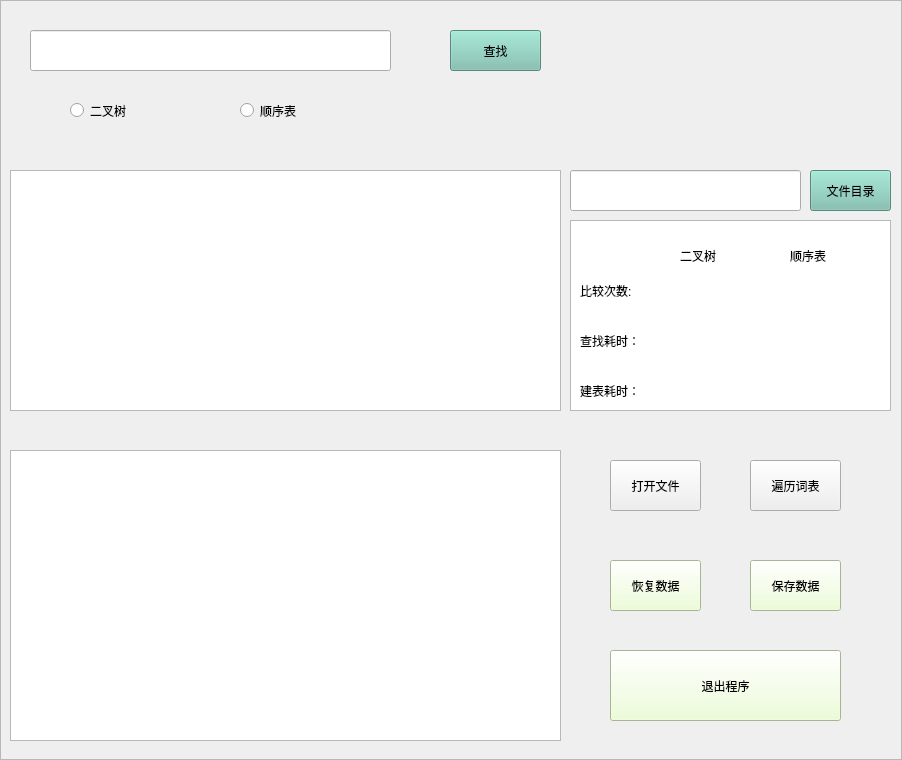
<?xml version="1.0" encoding="UTF-8"?>
<ui version="4.0">
 <class>Widget</class>
 <widget class="QWidget" name="Widget">
  <property name="geometry">
   <rect>
    <x>0</x>
    <y>0</y>
    <width>902</width>
    <height>760</height>
   </rect>
  </property>
  <property name="maximumSize">
   <size>
    <width>902</width>
    <height>762</height>
   </size>
  </property>
  <property name="windowTitle">
   <string>Widget</string>
  </property>
  <property name="styleSheet">
   <string notr="true"/>
  </property>
  <widget class="QListWidget" name="listWidget">
   <property name="geometry">
    <rect>
     <x>10</x>
     <y>450</y>
     <width>551</width>
     <height>291</height>
    </rect>
   </property>
  </widget>
  <widget class="QPushButton" name="pushButton_2">
   <property name="geometry">
    <rect>
     <x>750</x>
     <y>460</y>
     <width>91</width>
     <height>51</height>
    </rect>
   </property>
   <property name="styleSheet">
    <string notr="true"/>
   </property>
   <property name="text">
    <string>遍历词表</string>
   </property>
  </widget>
  <widget class="QPushButton" name="pushButton">
   <property name="geometry">
    <rect>
     <x>450</x>
     <y>30</y>
     <width>91</width>
     <height>41</height>
    </rect>
   </property>
   <property name="styleSheet">
    <string notr="true">background-color: rgb(121, 192, 174);</string>
   </property>
   <property name="text">
    <string>查找</string>
   </property>
  </widget>
  <widget class="QPushButton" name="readtxt">
   <property name="geometry">
    <rect>
     <x>610</x>
     <y>460</y>
     <width>91</width>
     <height>51</height>
    </rect>
   </property>
   <property name="styleSheet">
    <string notr="true"/>
   </property>
   <property name="text">
    <string>打开文件</string>
   </property>
  </widget>
  <widget class="QLineEdit" name="lineEdit">
   <property name="geometry">
    <rect>
     <x>30</x>
     <y>30</y>
     <width>361</width>
     <height>41</height>
    </rect>
   </property>
   <property name="styleSheet">
    <string notr="true">font: 75 italic 15pt &quot;Corbel&quot;;

</string>
   </property>
  </widget>
  <widget class="QRadioButton" name="radioButton">
   <property name="geometry">
    <rect>
     <x>70</x>
     <y>90</y>
     <width>71</width>
     <height>41</height>
    </rect>
   </property>
   <property name="text">
    <string>二叉树</string>
   </property>
  </widget>
  <widget class="QRadioButton" name="radioButton_2">
   <property name="geometry">
    <rect>
     <x>240</x>
     <y>90</y>
     <width>71</width>
     <height>41</height>
    </rect>
   </property>
   <property name="text">
    <string>顺序表</string>
   </property>
  </widget>
  <widget class="QLabel" name="label">
   <property name="geometry">
    <rect>
     <x>130</x>
     <y>420</y>
     <width>281</width>
     <height>31</height>
    </rect>
   </property>
   <property name="maximumSize">
    <size>
     <width>291</width>
     <height>31</height>
    </size>
   </property>
   <property name="styleSheet">
    <string notr="true">font: 75 10pt &quot;Calibri&quot;;</string>
   </property>
   <property name="text">
    <string/>
   </property>
  </widget>
  <widget class="QLabel" name="label_2">
   <property name="geometry">
    <rect>
     <x>610</x>
     <y>30</y>
     <width>251</width>
     <height>41</height>
    </rect>
   </property>
   <property name="styleSheet">
    <string notr="true"/>
   </property>
   <property name="text">
    <string/>
   </property>
  </widget>
  <widget class="QPushButton" name="pushButton_5">
   <property name="geometry">
    <rect>
     <x>750</x>
     <y>560</y>
     <width>91</width>
     <height>51</height>
    </rect>
   </property>
   <property name="styleSheet">
    <string notr="true">background-color: rgb(233, 255, 206);</string>
   </property>
   <property name="text">
    <string>保存数据</string>
   </property>
  </widget>
  <widget class="QPushButton" name="pushButton_6">
   <property name="geometry">
    <rect>
     <x>610</x>
     <y>560</y>
     <width>91</width>
     <height>51</height>
    </rect>
   </property>
   <property name="styleSheet">
    <string notr="true">background-color: rgb(233, 255, 206);</string>
   </property>
   <property name="text">
    <string>恢复数据</string>
   </property>
  </widget>
  <widget class="QListWidget" name="listWidget_2">
   <property name="geometry">
    <rect>
     <x>10</x>
     <y>170</y>
     <width>551</width>
     <height>241</height>
    </rect>
   </property>
  </widget>
  <widget class="QPushButton" name="pushButton_7">
   <property name="geometry">
    <rect>
     <x>610</x>
     <y>650</y>
     <width>231</width>
     <height>71</height>
    </rect>
   </property>
   <property name="styleSheet">
    <string notr="true">background-color: rgb(233, 255, 206);
</string>
   </property>
   <property name="text">
    <string>退出程序</string>
   </property>
  </widget>
  <widget class="QLabel" name="label_3">
   <property name="geometry">
    <rect>
     <x>580</x>
     <y>370</y>
     <width>81</width>
     <height>41</height>
    </rect>
   </property>
   <property name="styleSheet">
    <string notr="true"/>
   </property>
   <property name="text">
    <string>建表耗时：</string>
   </property>
  </widget>
  <widget class="QLabel" name="label_4">
   <property name="geometry">
    <rect>
     <x>680</x>
     <y>370</y>
     <width>71</width>
     <height>41</height>
    </rect>
   </property>
   <property name="text">
    <string/>
   </property>
  </widget>
  <widget class="QLabel" name="label_5">
   <property name="geometry">
    <rect>
     <x>790</x>
     <y>370</y>
     <width>71</width>
     <height>41</height>
    </rect>
   </property>
   <property name="text">
    <string/>
   </property>
  </widget>
  <widget class="QLabel" name="label_6">
   <property name="geometry">
    <rect>
     <x>580</x>
     <y>270</y>
     <width>81</width>
     <height>41</height>
    </rect>
   </property>
   <property name="styleSheet">
    <string notr="true"/>
   </property>
   <property name="text">
    <string>比较次数:</string>
   </property>
  </widget>
  <widget class="QLabel" name="label_7">
   <property name="geometry">
    <rect>
     <x>680</x>
     <y>270</y>
     <width>71</width>
     <height>41</height>
    </rect>
   </property>
   <property name="text">
    <string/>
   </property>
  </widget>
  <widget class="QLabel" name="label_8">
   <property name="geometry">
    <rect>
     <x>790</x>
     <y>270</y>
     <width>71</width>
     <height>41</height>
    </rect>
   </property>
   <property name="text">
    <string/>
   </property>
  </widget>
  <widget class="QLabel" name="label_9">
   <property name="geometry">
    <rect>
     <x>680</x>
     <y>240</y>
     <width>72</width>
     <height>31</height>
    </rect>
   </property>
   <property name="text">
    <string>二叉树</string>
   </property>
  </widget>
  <widget class="QLabel" name="label_10">
   <property name="geometry">
    <rect>
     <x>790</x>
     <y>240</y>
     <width>72</width>
     <height>31</height>
    </rect>
   </property>
   <property name="text">
    <string>顺序表</string>
   </property>
  </widget>
  <widget class="QLabel" name="label_11">
   <property name="geometry">
    <rect>
     <x>140</x>
     <y>140</y>
     <width>221</width>
     <height>31</height>
    </rect>
   </property>
   <property name="text">
    <string/>
   </property>
  </widget>
  <widget class="QTextBrowser" name="textBrowser_2">
   <property name="geometry">
    <rect>
     <x>570</x>
     <y>220</y>
     <width>321</width>
     <height>191</height>
    </rect>
   </property>
   <property name="styleSheet">
    <string notr="true"/>
   </property>
  </widget>
  <widget class="QLineEdit" name="lineEdit_2">
   <property name="geometry">
    <rect>
     <x>570</x>
     <y>170</y>
     <width>231</width>
     <height>41</height>
    </rect>
   </property>
  </widget>
  <widget class="QLabel" name="label_13">
   <property name="geometry">
    <rect>
     <x>580</x>
     <y>320</y>
     <width>81</width>
     <height>41</height>
    </rect>
   </property>
   <property name="styleSheet">
    <string notr="true"/>
   </property>
   <property name="text">
    <string>查找耗时：</string>
   </property>
  </widget>
  <widget class="QLabel" name="label_14">
   <property name="geometry">
    <rect>
     <x>680</x>
     <y>320</y>
     <width>81</width>
     <height>41</height>
    </rect>
   </property>
   <property name="styleSheet">
    <string notr="true"/>
   </property>
   <property name="text">
    <string/>
   </property>
  </widget>
  <widget class="QLabel" name="label_15">
   <property name="geometry">
    <rect>
     <x>790</x>
     <y>320</y>
     <width>81</width>
     <height>41</height>
    </rect>
   </property>
   <property name="styleSheet">
    <string notr="true"/>
   </property>
   <property name="text">
    <string/>
   </property>
  </widget>
  <widget class="QPushButton" name="readtxt_2">
   <property name="geometry">
    <rect>
     <x>810</x>
     <y>170</y>
     <width>81</width>
     <height>41</height>
    </rect>
   </property>
   <property name="styleSheet">
    <string notr="true">background-color: rgb(121, 192, 174);</string>
   </property>
   <property name="text">
    <string>文件目录</string>
   </property>
  </widget>
  <widget class="QFrame" name="frame">
   <property name="geometry">
    <rect>
     <x>0</x>
     <y>0</y>
     <width>902</width>
     <height>760</height>
    </rect>
   </property>
   <property name="styleSheet">
    <string notr="true">border-image: url(:/file/images/9662C9V1UU02.jpg);</string>
   </property>
   <property name="frameShape">
    <enum>QFrame::StyledPanel</enum>
   </property>
   <property name="frameShadow">
    <enum>QFrame::Raised</enum>
   </property>
   <zorder>readtxt_2</zorder>
  </widget>
  <zorder>frame</zorder>
  <zorder>textBrowser_2</zorder>
  <zorder>listWidget</zorder>
  <zorder>pushButton_2</zorder>
  <zorder>pushButton</zorder>
  <zorder>readtxt</zorder>
  <zorder>lineEdit</zorder>
  <zorder>radioButton</zorder>
  <zorder>radioButton_2</zorder>
  <zorder>label</zorder>
  <zorder>label_2</zorder>
  <zorder>pushButton_5</zorder>
  <zorder>pushButton_6</zorder>
  <zorder>listWidget_2</zorder>
  <zorder>pushButton_7</zorder>
  <zorder>label_3</zorder>
  <zorder>label_6</zorder>
  <zorder>label_7</zorder>
  <zorder>label_8</zorder>
  <zorder>label_9</zorder>
  <zorder>label_10</zorder>
  <zorder>label_11</zorder>
  <zorder>label_4</zorder>
  <zorder>label_5</zorder>
  <zorder>lineEdit_2</zorder>
  <zorder>label_13</zorder>
  <zorder>label_14</zorder>
  <zorder>label_15</zorder>
  <zorder>readtxt_2</zorder>
 </widget>
 <layoutdefault spacing="6" margin="11"/>
 <resources/>
 <connections>
  <connection>
   <sender>pushButton_7</sender>
   <signal>clicked()</signal>
   <receiver>Widget</receiver>
   <slot>close()</slot>
   <hints>
    <hint type="sourcelabel">
     <x>215</x>
     <y>535</y>
    </hint>
    <hint type="destinationlabel">
     <x>450</x>
     <y>380</y>
    </hint>
   </hints>
  </connection>
 </connections>
</ui>
